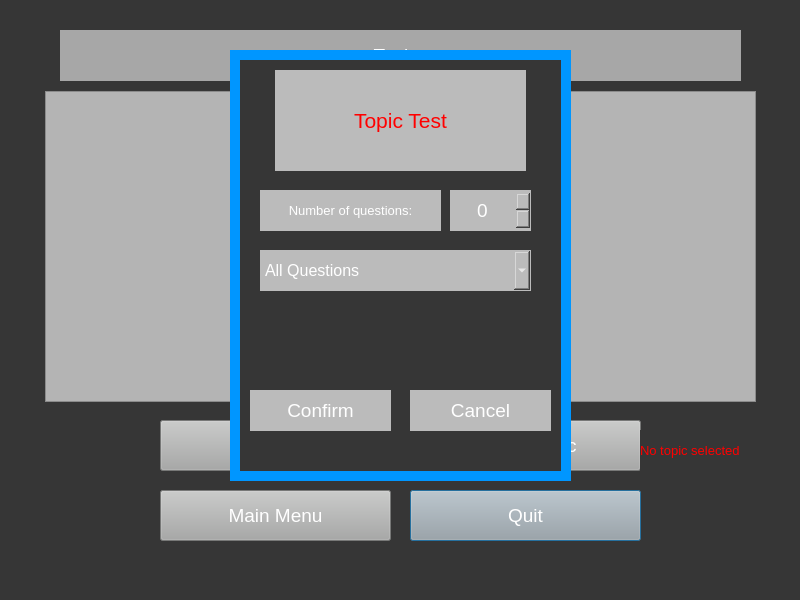
<?xml version="1.0" encoding="UTF-8"?>
<ui version="4.0">
 <class>menu</class>
 <widget class="QDialog" name="menu">
  <property name="geometry">
   <rect>
    <x>0</x>
    <y>0</y>
    <width>800</width>
    <height>600</height>
   </rect>
  </property>
  <property name="palette">
   <palette>
    <active>
     <colorrole role="Button">
      <brush brushstyle="SolidPattern">
       <color alpha="255">
        <red>54</red>
        <green>54</green>
        <blue>54</blue>
       </color>
      </brush>
     </colorrole>
     <colorrole role="Base">
      <brush brushstyle="SolidPattern">
       <color alpha="255">
        <red>54</red>
        <green>54</green>
        <blue>54</blue>
       </color>
      </brush>
     </colorrole>
     <colorrole role="Window">
      <brush brushstyle="SolidPattern">
       <color alpha="255">
        <red>54</red>
        <green>54</green>
        <blue>54</blue>
       </color>
      </brush>
     </colorrole>
    </active>
    <inactive>
     <colorrole role="Button">
      <brush brushstyle="SolidPattern">
       <color alpha="255">
        <red>54</red>
        <green>54</green>
        <blue>54</blue>
       </color>
      </brush>
     </colorrole>
     <colorrole role="Base">
      <brush brushstyle="SolidPattern">
       <color alpha="255">
        <red>54</red>
        <green>54</green>
        <blue>54</blue>
       </color>
      </brush>
     </colorrole>
     <colorrole role="Window">
      <brush brushstyle="SolidPattern">
       <color alpha="255">
        <red>54</red>
        <green>54</green>
        <blue>54</blue>
       </color>
      </brush>
     </colorrole>
    </inactive>
    <disabled>
     <colorrole role="Button">
      <brush brushstyle="SolidPattern">
       <color alpha="255">
        <red>54</red>
        <green>54</green>
        <blue>54</blue>
       </color>
      </brush>
     </colorrole>
     <colorrole role="Base">
      <brush brushstyle="SolidPattern">
       <color alpha="255">
        <red>54</red>
        <green>54</green>
        <blue>54</blue>
       </color>
      </brush>
     </colorrole>
     <colorrole role="Window">
      <brush brushstyle="SolidPattern">
       <color alpha="255">
        <red>54</red>
        <green>54</green>
        <blue>54</blue>
       </color>
      </brush>
     </colorrole>
    </disabled>
   </palette>
  </property>
  <property name="windowTitle">
   <string>StudyCS.exe</string>
  </property>
  <property name="styleSheet">
   <string notr="true">background-color: rgb(54, 54, 54);</string>
  </property>
  <widget class="QPushButton" name="quit">
   <property name="geometry">
    <rect>
     <x>410</x>
     <y>490</y>
     <width>231</width>
     <height>51</height>
    </rect>
   </property>
   <property name="styleSheet">
    <string notr="true">background-color: rgb(167, 168, 167); font-size:14pt; color:rgb(255, 255, 255)</string>
   </property>
   <property name="text">
    <string>Quit</string>
   </property>
  </widget>
  <widget class="QPushButton" name="mainmenu">
   <property name="geometry">
    <rect>
     <x>160</x>
     <y>490</y>
     <width>231</width>
     <height>51</height>
    </rect>
   </property>
   <property name="styleSheet">
    <string notr="true">background-color: rgb(167, 168, 167); font-size:14pt; color:rgb(255, 255, 255)</string>
   </property>
   <property name="text">
    <string>Main Menu</string>
   </property>
  </widget>
  <widget class="QListWidget" name="listWidget">
   <property name="geometry">
    <rect>
     <x>45</x>
     <y>91</y>
     <width>711</width>
     <height>311</height>
    </rect>
   </property>
   <property name="font">
    <font>
     <pointsize>18</pointsize>
     <kerning>true</kerning>
    </font>
   </property>
   <property name="styleSheet">
    <string notr="true">background-color:rgb(180, 180, 180);</string>
   </property>
   <property name="horizontalScrollBarPolicy">
    <enum>Qt::ScrollBarAlwaysOff</enum>
   </property>
   <property name="editTriggers">
    <set>QAbstractItemView::SelectedClicked</set>
   </property>
   <property name="isWrapping" stdset="0">
    <bool>false</bool>
   </property>
   <property name="wordWrap">
    <bool>true</bool>
   </property>
  </widget>
  <widget class="QPushButton" name="selecttopic">
   <property name="geometry">
    <rect>
     <x>410</x>
     <y>420</y>
     <width>231</width>
     <height>51</height>
    </rect>
   </property>
   <property name="styleSheet">
    <string notr="true">background-color: rgb(167, 168, 167); font-size:14pt; color:rgb(255, 255, 255)</string>
   </property>
   <property name="text">
    <string>Select Topic</string>
   </property>
  </widget>
  <widget class="QLabel" name="incorrectpass2">
   <property name="geometry">
    <rect>
     <x>60</x>
     <y>30</y>
     <width>681</width>
     <height>51</height>
    </rect>
   </property>
   <property name="font">
    <font>
     <pointsize>14</pointsize>
    </font>
   </property>
   <property name="focusPolicy">
    <enum>Qt::StrongFocus</enum>
   </property>
   <property name="styleSheet">
    <string notr="true">color:rgb(255, 255, 255); background-color:rgb(167,167,167)</string>
   </property>
   <property name="text">
    <string>Topics</string>
   </property>
   <property name="alignment">
    <set>Qt::AlignCenter</set>
   </property>
  </widget>
  <widget class="QPushButton" name="topictest">
   <property name="geometry">
    <rect>
     <x>160</x>
     <y>420</y>
     <width>231</width>
     <height>51</height>
    </rect>
   </property>
   <property name="styleSheet">
    <string notr="true">background-color: rgb(167, 168, 167); font-size:14pt; color:rgb(255, 255, 255)</string>
   </property>
   <property name="text">
    <string>Topic Test</string>
   </property>
  </widget>
  <widget class="QWidget" name="Topictest" native="true">
   <property name="geometry">
    <rect>
     <x>230</x>
     <y>50</y>
     <width>341</width>
     <height>431</height>
    </rect>
   </property>
   <property name="styleSheet">
    <string notr="true">background-color: rgb(54,54,54); border:10px solid rgb(0, 150, 255)</string>
   </property>
   <widget class="QLabel" name="title1">
    <property name="geometry">
     <rect>
      <x>45</x>
      <y>20</y>
      <width>251</width>
      <height>101</height>
     </rect>
    </property>
    <property name="font">
     <font>
      <pointsize>16</pointsize>
     </font>
    </property>
    <property name="styleSheet">
     <string notr="true">background-color: rgb(187,187,187); border:1px solid rgb(187, 187, 187);font-size:16pt; color:rgb(255, 0, 0)</string>
    </property>
    <property name="text">
     <string>Topic Test</string>
    </property>
    <property name="alignment">
     <set>Qt::AlignCenter</set>
    </property>
    <property name="wordWrap">
     <bool>true</bool>
    </property>
   </widget>
   <widget class="QPushButton" name="confirm">
    <property name="geometry">
     <rect>
      <x>20</x>
      <y>340</y>
      <width>141</width>
      <height>41</height>
     </rect>
    </property>
    <property name="styleSheet">
     <string notr="true">background-color: rgb(187,187,187); border:1px solid rgb(187, 187, 187);font-size:14pt; color:rgb(255, 255, 255)</string>
    </property>
    <property name="text">
     <string>Confirm</string>
    </property>
   </widget>
   <widget class="QPushButton" name="cancel">
    <property name="geometry">
     <rect>
      <x>180</x>
      <y>340</y>
      <width>141</width>
      <height>41</height>
     </rect>
    </property>
    <property name="styleSheet">
     <string notr="true">background-color: rgb(187,187,187); border:1px solid rgb(187, 187, 187);font-size:14pt; color:rgb(255, 255, 255)</string>
    </property>
    <property name="text">
     <string>Cancel</string>
    </property>
   </widget>
   <widget class="QLabel" name="message">
    <property name="geometry">
     <rect>
      <x>30</x>
      <y>140</y>
      <width>181</width>
      <height>41</height>
     </rect>
    </property>
    <property name="font">
     <font>
      <pointsize>10</pointsize>
     </font>
    </property>
    <property name="styleSheet">
     <string notr="true">background-color: rgb(187,187,187); border:1px solid rgb(187, 187, 187);font-size:10pt; color:rgb(255, 255, 255)</string>
    </property>
    <property name="text">
     <string>Number of questions:</string>
    </property>
    <property name="textFormat">
     <enum>Qt::RichText</enum>
    </property>
    <property name="alignment">
     <set>Qt::AlignCenter</set>
    </property>
    <property name="wordWrap">
     <bool>true</bool>
    </property>
   </widget>
   <widget class="QSpinBox" name="spinBox">
    <property name="geometry">
     <rect>
      <x>220</x>
      <y>140</y>
      <width>81</width>
      <height>41</height>
     </rect>
    </property>
    <property name="styleSheet">
     <string notr="true">background-color: rgb(187,187,187); border:1px solid rgb(187, 187, 187);font-size:14pt; color:rgb(255, 255, 255)</string>
    </property>
    <property name="alignment">
     <set>Qt::AlignCenter</set>
    </property>
    <property name="maximum">
     <number>1000000000</number>
    </property>
   </widget>
   <widget class="QComboBox" name="comboBox">
    <property name="geometry">
     <rect>
      <x>30</x>
      <y>200</y>
      <width>271</width>
      <height>41</height>
     </rect>
    </property>
    <property name="styleSheet">
     <string notr="true">background-color: rgb(187,187,187); border:1px solid rgb(187, 187, 187);font-size:12pt; color:rgb(255, 255, 255)</string>
    </property>
    <item>
     <property name="text">
      <string>All Questions</string>
     </property>
    </item>
    <item>
     <property name="text">
      <string>All Unanswered</string>
     </property>
    </item>
    <item>
     <property name="text">
      <string>Incorrect in last test</string>
     </property>
    </item>
   </widget>
  </widget>
  <widget class="QLabel" name="error">
   <property name="geometry">
    <rect>
     <x>640</x>
     <y>430</y>
     <width>141</width>
     <height>41</height>
    </rect>
   </property>
   <property name="font">
    <font>
     <pointsize>10</pointsize>
    </font>
   </property>
   <property name="styleSheet">
    <string notr="true">color:rgb(255, 255, 255); color: rgb(255,0,0)</string>
   </property>
   <property name="text">
    <string>No topic selected</string>
   </property>
   <property name="wordWrap">
    <bool>true</bool>
   </property>
  </widget>
 </widget>
 <resources/>
 <connections/>
</ui>
